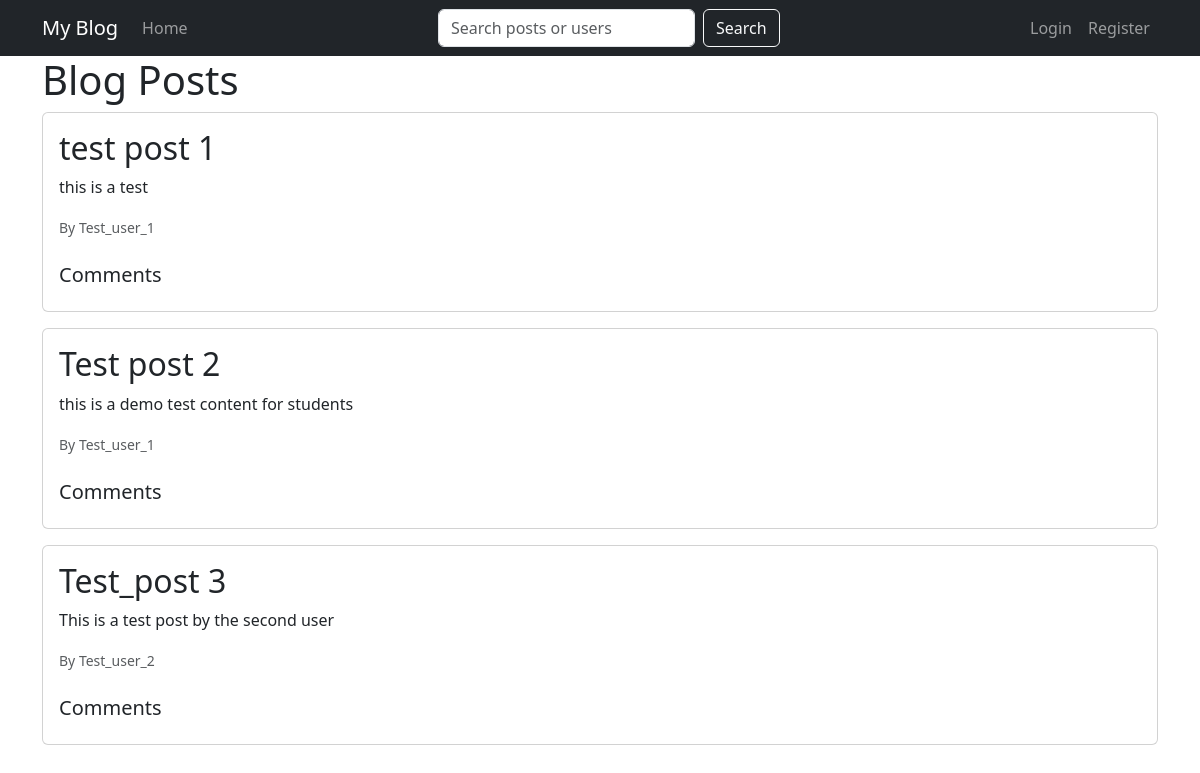
Before: / with the older database file.
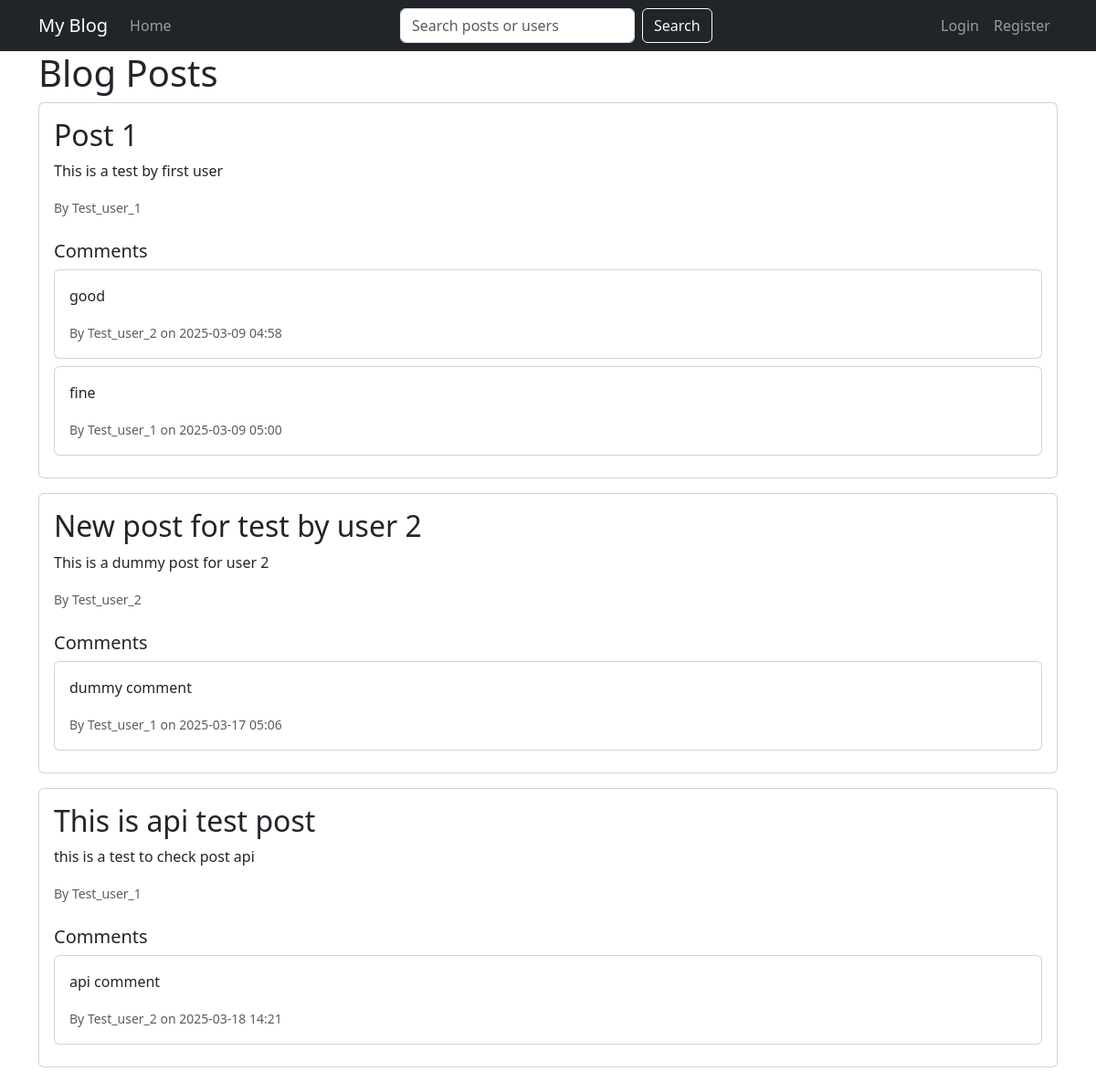
After: the same page with the newer database file.
### website/model.py (models this page shows, shortened)
class Post(db.Model):
    id = db.Column(db.Integer, primary_key=True)
    title = db.Column(db.String(100), nullable=False)
    content = db.Column(db.Text, nullable=False)
    user_id = db.Column(db.Integer, db.ForeignKey('user.id'), nullable=False)

class User(db.Model, UserMixin):
    id = db.Column(db.Integer, primary_key=True)
    username = db.Column(db.String(50), unique=True, nullable=False)
    email = db.Column(db.String(100), unique=True, nullable=False)
    password_hash = db.Column(db.String(128), nullable=False)
    role = db.Column(db.String(20), nullable=False, default='general')
    posts = db.relationship('Post', backref='author', lazy=True)

class Comment(db.Model):
    id = db.Column(db.Integer, primary_key=True)
    content = db.Column(db.Text, nullable=False)
    timestamp = db.Column(db.DateTime, default=datetime.utcnow)
    user_id = db.Column(db.Integer, db.ForeignKey('user.id'), nullable=False)
    post_id = db.Column(db.Integer, db.ForeignKey('post.id'), nullable=False)
    author = db.relationship('User', backref='comments')
    post = db.relationship('Post', backref='comments')

### website/views.py (the view)
@app.route("/")
def home():
    posts = Post.query.all()
    return render_template('start.html', posts=posts)

### templates/start.html (shortened to what this page needs)
{% extends 'base.html' %}
{% block content %}
    <h1>Blog Posts</h1>
    {% for post in posts %}
        <div class="card mb-3">
            <div class="card-body">
                <h2 class="card-title">{{ post.title }}</h2>
                <p class="card-text">{{ post.content }}</p>
                <p class="card-text"><small class="text-muted">By {{ post.author.username }}</small></p>
                <div class="mt-4">
                    <h5>Comments</h5>
                    {% for comment in post.comments %}
                        <div class="card mb-2">
                            <div class="card-body">
                                <p class="card-text">{{ comment.content }}</p>
                                <p class="card-text"><small class="text-muted">By {{ comment.author.username }} on {{ comment.timestamp.strftime('%Y-%m-%d %H:%M') }}</small></p>
                            </div>
                        </div>
                    {% endfor %}
                </div>
            </div>
        </div>
    {% endfor %}
{% endblock %}

### templates/base.html (shortened to what this page needs)
<!DOCTYPE html>
<html lang="en">
<head>
    <link href="https://cdn.jsdelivr.net/npm/bootstrap@5.3.0/dist/css/bootstrap.min.css" rel="stylesheet">
</head>
<body>
    <nav class="navbar navbar-expand-lg navbar-dark bg-dark fixed-top">
        <div class="container">
            <a class="navbar-brand" href="{{ url_for('home') }}">My Blog</a>
            <div class="collapse navbar-collapse" id="navbarNav">
                <ul class="navbar-nav me-auto">
                    <li class="nav-item">
                        <a class="nav-link" href="{{ url_for('home') }}">Home</a>
                    </li>
                </ul>
                <form class="d-flex" action="{{ url_for('search') }}" method="GET">
                    <input class="form-control me-2" type="search" name="query" placeholder="Search posts or users" aria-label="Search">
                    <button class="btn btn-outline-light" type="submit">Search</button>
                </form>
                <ul class="navbar-nav ms-auto">
                    {% if current_user.is_authenticated %}
                        <li class="nav-item">
                            <a class="nav-link" href="{{ url_for('logout') }}">Logout</a>
                        </li>
                    {% else %}
                        <li class="nav-item">
                            <a class="nav-link" href="{{ url_for('login') }}">Login</a>
                        </li>
                        <li class="nav-item">
                            <a class="nav-link" href="{{ url_for('register') }}">Register</a>
                        </li>
                    {% endif %}
                </ul>
            </div>
        </div>
    </nav>
    <div class="container">
        {% block content %}{% endblock %}
    </div>
</body>
</html>

### templates/base.html (style rules this page uses)
body { padding-top: 56px; }
.navbar { margin-bottom: 20px; }

Changed rows visible on the page:
changed Post: title "test post 1" → "Post 1"; content "this is a test" → "This is a test by first user"
added Comment: content "good", author.username "Test_user_2", timestamp "2025-03-09 04:58", shown under Post "Post 1"
added Comment: content "fine", author.username "Test_user_1", timestamp "2025-03-09 05:00", shown under Post "Post 1"
changed Post: title "Test post 2" → "New post for test by user 2"; content "this is a demo test content for students" → "This is a dummy post for user 2"; author.username "Test_user_1" → "Test_user_2"
added Comment: content "dummy comment", author.username "Test_user_1", timestamp "2025-03-17 05:06", shown under Post "New post for test by user 2"
changed Post: title "Test_post 3" → "This is api test post"; content "This is a test post by the second user" → "this is a test to check post api"; author.username "Test_user_2" → "Test_user_1"
added Comment: content "api comment", author.username "Test_user_2", timestamp "2025-03-18 14:21", shown under Post "This is api test post"
